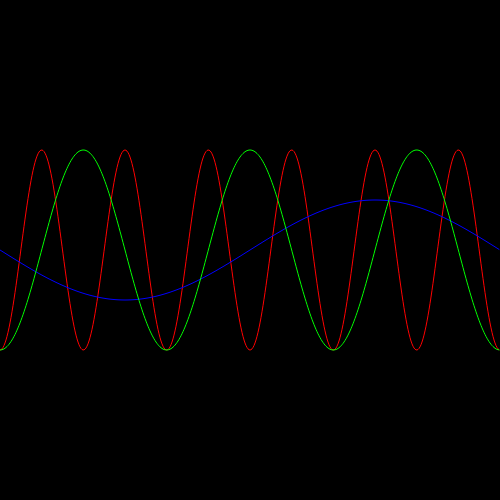
Frame 1 (no input)
Frame 60 (no input): identical to frame 1, image omitted
Frame 120 (the mouse pressed at the canvas centre since frame 60): identical to frame 1, image omitted

The p5.js sketch that drew this single still picture (run headless with seeded random() and noise() and a simulated clock; from frame 60 on, the mouse is pressed at the canvas centre):

// p5.js sketch
// ── sketch.js
//This example defines a function sineWave, and calls it with different values to draw multiple different waveforms.

function setup(){
    createCanvas(500,500);
    noFill();
}
function draw(){
    background(0);
    //move to center
    translate(0,height/2);
    sineWave(6,100,PI/2,color(255,0,0));
    sineWave(1,50,0,color(0,0,255));
    sineWave(3,100,PI/2,color(0,255,0));
}

function sineWave(frequency,amplitude, phase, col){
    stroke(col);
    beginShape();
        for(var x = 0; x < width; x++){
            //calculate the angle based on x position
            var angle = map(x, 0, width, 0, TWO_PI);
            //calculate y position
            var y = sin(angle*frequency+phase)*amplitude;
            vertex(x,y);
        }
    endShape();
}
